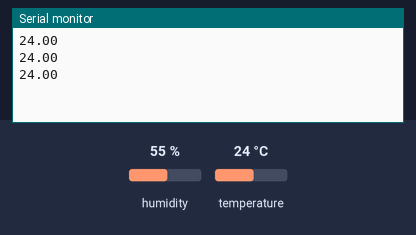
Bench run of a sketch on a simulated Arduino Uno, built with avr-gcc and run on an emulated ATmega328P. Parts: the last lines printed to the serial monitor. The test bench sets the inputs (shaded band); at power-on: temperature 24 °C, humidity 55 %.

Above: at 2.8 s.
2.9 s: temperature set to 12 °C
At 4.7 s:
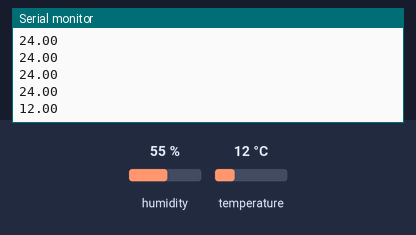
5.6 s: temperature set to 19 °C
At 6.5 s:
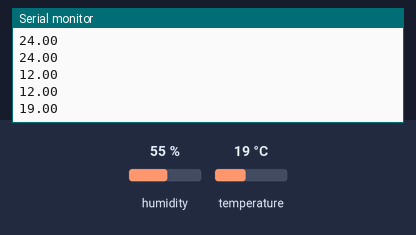
Timing chart, 0 to 8.6 s (numbered marks = the images above; inputs shaded):
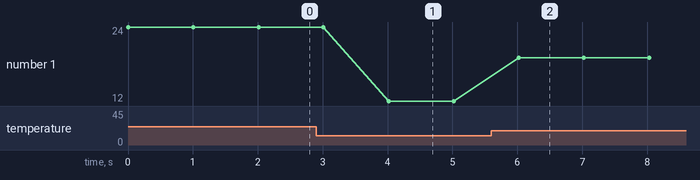

The sketch:

dhtSensorSetup.ino
```cpp
#include <DHT.h>

DHT dhtSensor(7, DHT22);

void setup() {
    Serial.begin(9600);
    dhtSensor.begin();
}

void loop() {
    float temp = dhtSensor.readTemperature();
    Serial.println(temp);
    delay(1000);
}
```

Measured:
- after the input at 2.9 s, the serial monitor: prints a new line after 1.1 s (image 1)
- after the input at 5.6 s, the serial monitor: prints a new line after 0.42 s (image 2)
- plotted number 1: 24 → 12 after the input at 2.9 s, 12 → 19 after the input at 5.6 s
